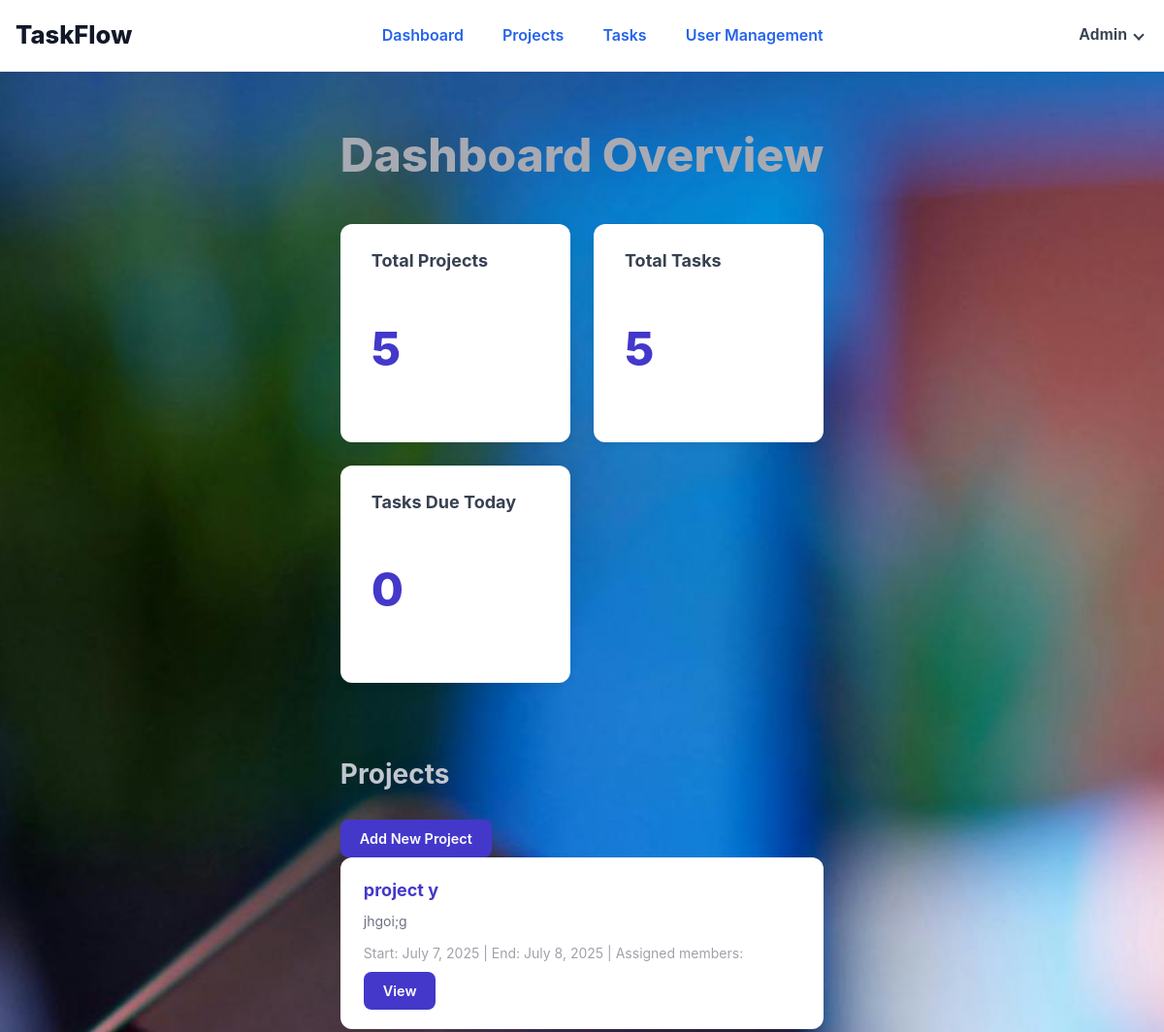
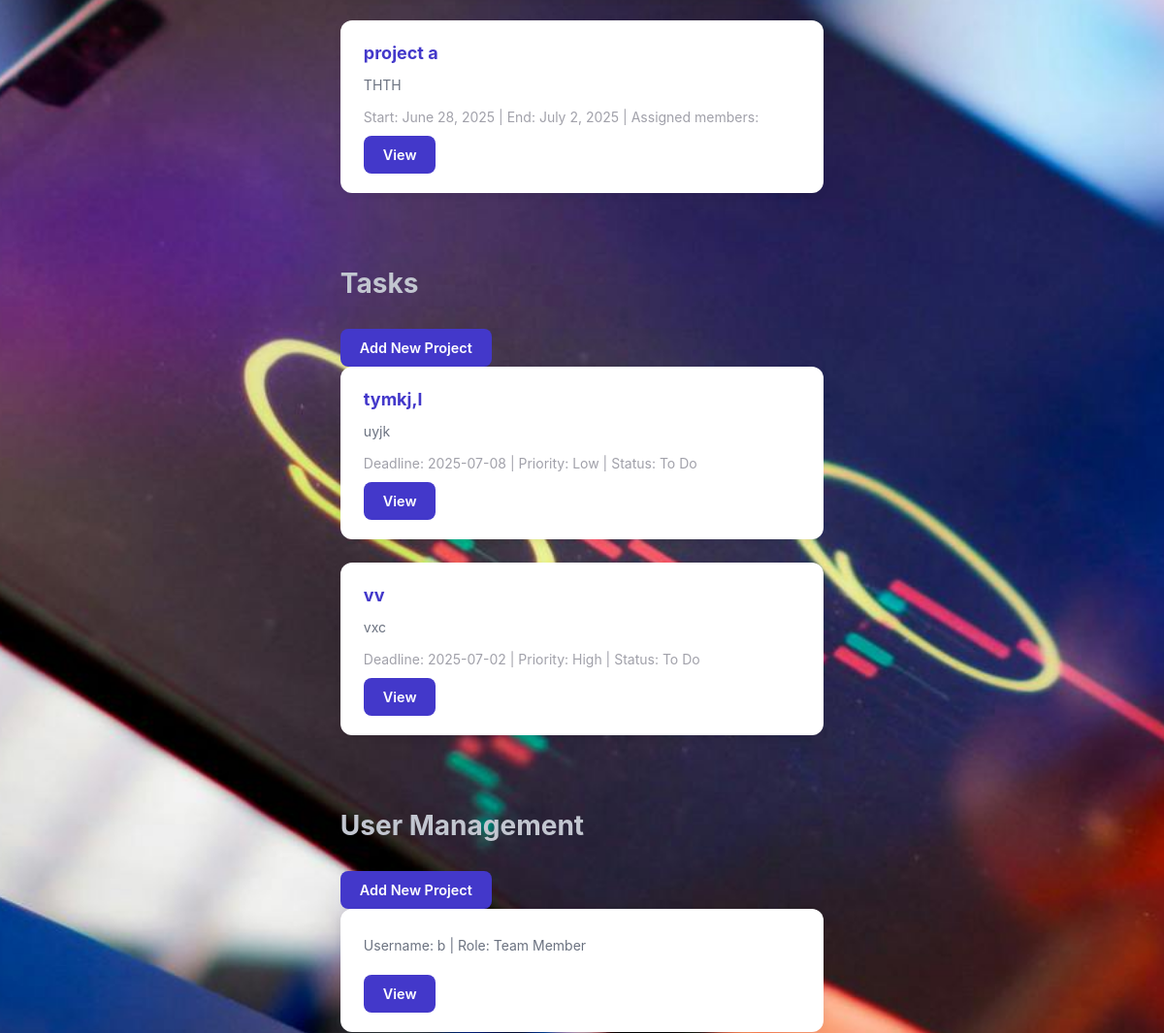
/admin_dash/ (upper part), run on an earlier commit of the app's database (2 pictures, top to bottom).
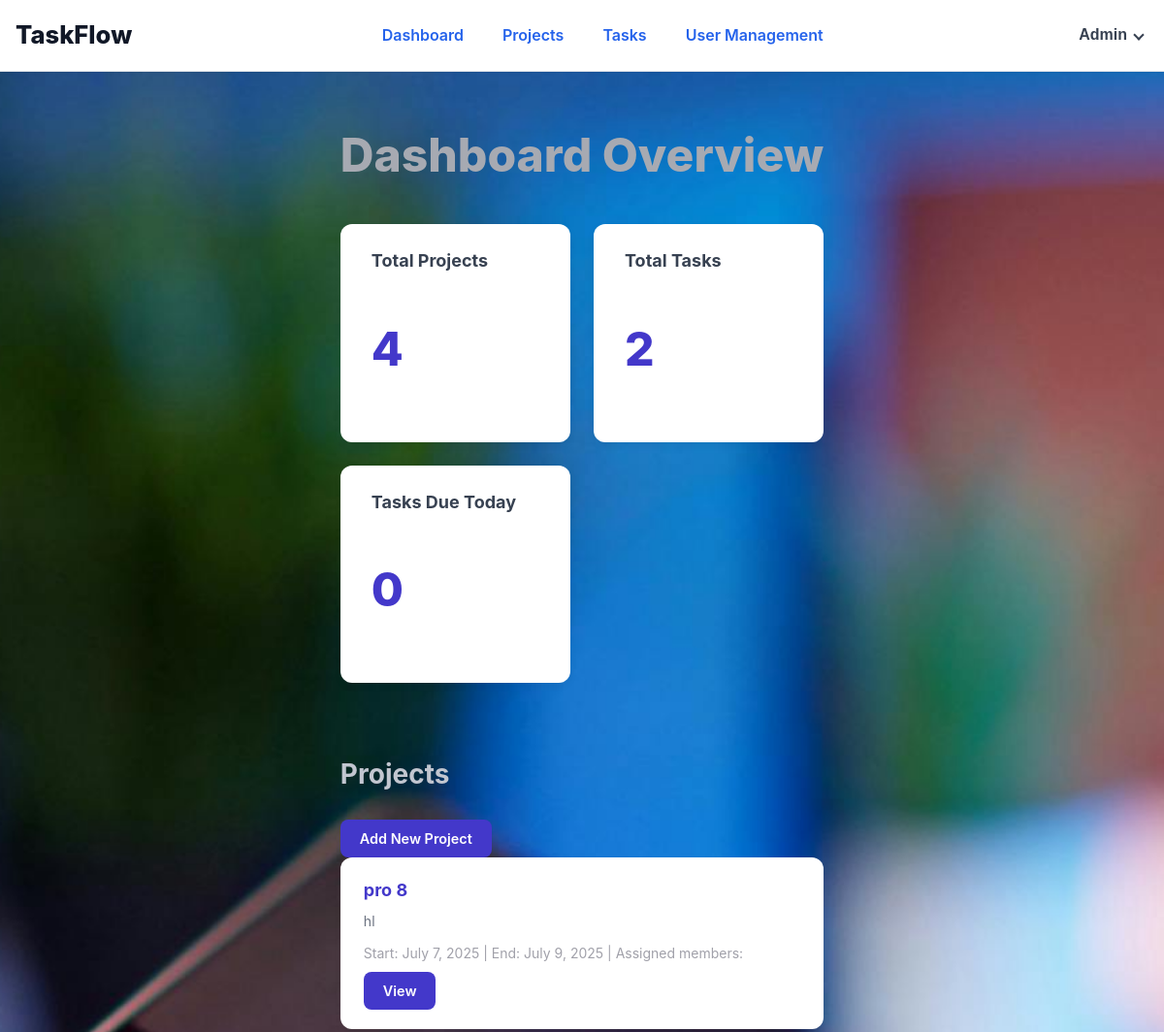
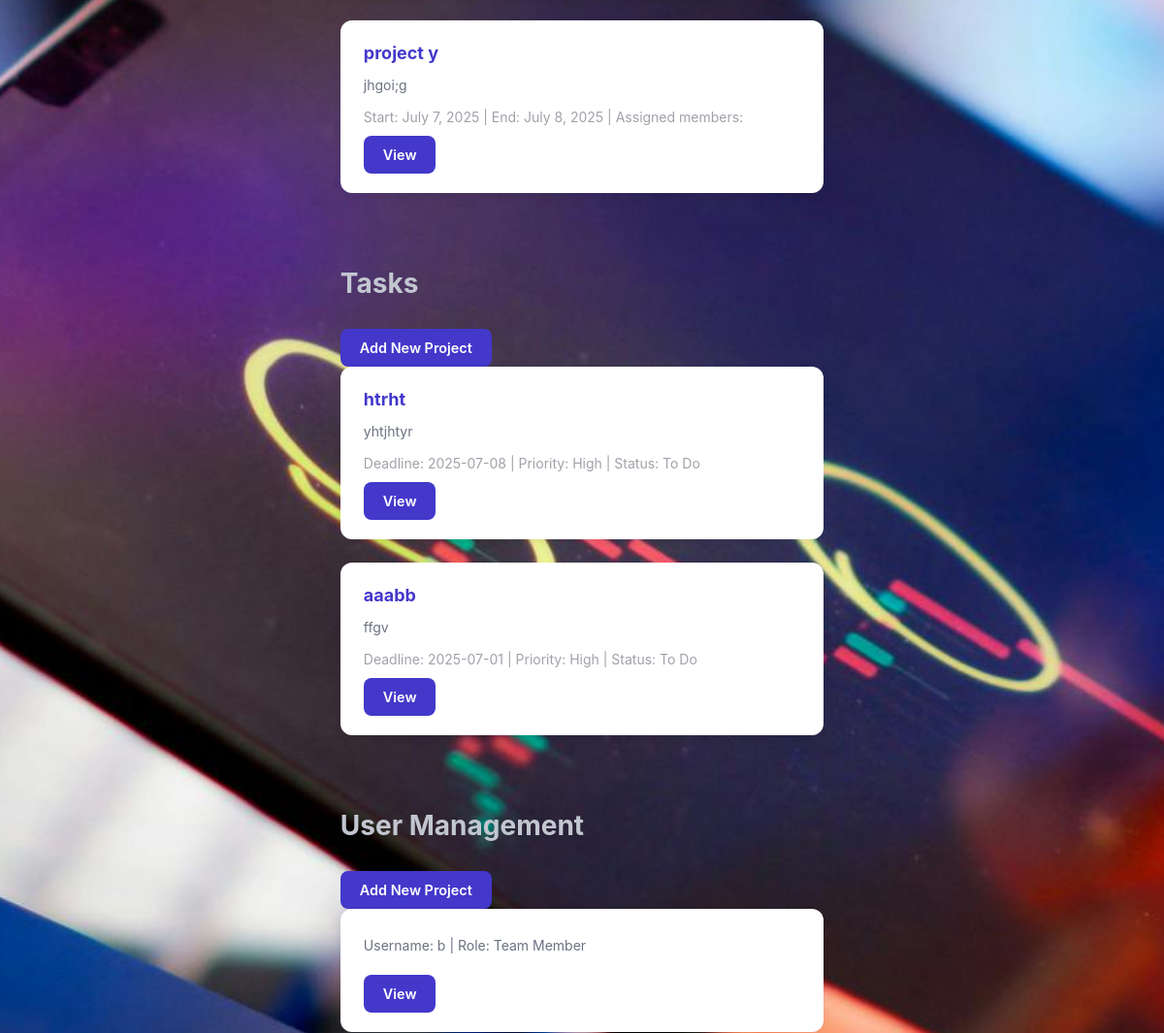
And on a later commit of the database (2 pictures, top to bottom).
### taskflowapp/models.py (models this page shows, shortened)
class Project(models.Model):
    name = models.CharField(max_length=200)
    description = models.TextField(default='No description')
    start_date = models.DateField(default=date.today)
    end_date = models.DateField(default=date.today)
    team_members = models.ManyToManyField(User)
    created_at = models.DateTimeField(auto_now_add=True)

class Task(models.Model):
    PRIORITY_CHOICES = [
        ('High', 'High'),
        ('Medium', 'Medium'),
        ('Low', 'Low'),
    ]
    STATUS_CHOICES = [
        ('To Do', 'To Do'),
        ('In Progress', 'In Progress'),
        ('Completed', 'Completed'),
    ]
    title = models.CharField(max_length=200)
    description = models.TextField(default='No description')
    deadline = models.DateField()
    priority = models.CharField(max_length=10, choices=PRIORITY_CHOICES)
    status = models.CharField(max_length=15, choices=STATUS_CHOICES)
    assigned_to = models.ForeignKey(User, on_delete=models.CASCADE)
    project = models.ForeignKey(Project, on_delete=models.CASCADE)

class User(models.Model):
    full_name = models.CharField(max_length=100)
    email = models.EmailField(unique=True)
    password = models.CharField(max_length=128)
    role = models.CharField(max_length=20)
    profile_picture = models.ImageField(upload_to='profile_pics/', blank=True, null=True)  # ✅ Add this

### taskflowapp/views.py (the view)
# urls.py: path('admin_dash/',views.admin_dash,name='admin_dashboard'),
def admin_dash(request):
    total_projects = Project.objects.count()
    total_tasks = Task.objects.count()
    today = timezone.now().date()
    tasks_due_today = Task.objects.filter(deadline=today).count()
    projects = Project.objects.order_by('-id')[:2]  # Show only latest 2
    tasks = Task.objects.order_by('-id')[:2]        # Show only latest 2
    users = User.objects.order_by('-id')[:2]        # Show only latest 2 users
    context = {
        'total_projects': total_projects,
        'total_tasks': total_tasks,
        'tasks_due_today': tasks_due_today,
        'projects': projects,
        'tasks': tasks,
        'users': users,
    }
    return render(request, 'admin_dashboard.html', context)

### taskflowapp/templates/admin_dashboard.html (shortened to what this page needs)
{% load static %}
<!DOCTYPE html>
<html lang="en">
<head>
  <link rel="stylesheet" href="{% static 'CSS/ad_dashboard.css' %}" />
</head>
<body>
  <header role="banner">
    <div class="logo" aria-label="Project Task Management Logo" tabindex="0">TaskFlow</div>
    <nav role="navigation" aria-label="Main navigation">
      <ul>
        <li><a href="{% url 'admin_dashboard'%}" aria-current="page">Dashboard</a></li>
        <li><a href="{% url 'admin_project_page'%}">Projects</a></li>
        <li><a href="{% url 'admin_task_page'%}">Tasks</a></li>
        <li><a href="{% url 'admin_user_manage_page'%}">User  Management</a></li>
      </ul>
    </nav>
    <div class="profile-menu" tabindex="0">
      <button class="profile-button" aria-haspopup="true" aria-expanded="false" aria-controls="profile-menu">
        Admin <span class="profile-arrow"></span>
      </button>
    </div>
  </header>
  <main class="container" role="main" tabindex="0">
    <h1 class="page-title">Dashboard Overview</h1>
    <section aria-label="Overview metrics" class="overview-cards">
      <div class="card" role="article" tabindex="0">
        <h3>Total Projects</h3>
        <p class="number" id="total-projects">{{ total_projects }}</p>
      </div>
      <div class="card" role="article" tabindex="0">
        <h3>Total Tasks</h3>
        <p class="number" id="total-tasks">{{ total_tasks }}</p>
      </div>
      <div class="card" role="article" tabindex="0">
        <h3>Tasks Due Today</h3>
        <p class="number" id="tasks-due-today">{{ tasks_due_today }}</p>
      </div>
    </section>
    <section aria-label="Projects management">
      <h2>Projects</h2>
      <a href="{% url 'admin_project_page' %}" class="button">Add New Project</a>
      <div class="card-list" aria-live="polite" aria-relevant="additions removals">
        {% for project in projects %}
        <article class="item-card" tabindex="0">
          <div class="item-card-header">{{ project.name }}</div>
          <div class="item-card-description">{{ project.description }}</div>
          <div class="item-card-meta">
            Start: {{ project.start_date }} | End: {{ project.end_date }} | Assigned members: {{ project.member_count }}
          </div>
          <a href="{% url 'admin_project_page'  %}" class="button" style="margin-top: 0.5rem;">View</a>
        </article>
        {% empty %}
        <p>No projects found.</p>
        {% endfor %}
      </div>
    </section>
    <section aria-label="Tasks management">
      <h2>Tasks</h2>
      <a href="{% url 'admin_task_page' %}" class="button">Add New Project</a>
      <div class="card-list" aria-live="polite" aria-relevant="additions removals">
        {% for task in tasks %}
        <article class="item-card" tabindex="0">
          <div class="item-card-header">{{ task.title }}</div>
          <div class="item-card-description">{{ task.description }}</div>
          <div class="item-card-meta">
            Deadline: {{ task.deadline|date:"Y-m-d" }} | Priority: {{ task.priority }} | Status: {{ task.status }}
          </div>
          <a href="{% url 'admin_task_page' %}" class="button" style="margin-top: 0.5rem;">View</a>
        </article>
        {% empty %}
        <p>No tasks available.</p>
        {% endfor %}
      </div>
    </section>
    <section aria-label="User management">
      <h2>User Management</h2>
     <a href="{% url 'admin_user_manage_page' %}" class="button">Add New Project</a>
      <div class="card-list" aria-live="polite" aria-relevant="additions removals">
        {% for user in users %}
        <article class="item-card" tabindex="0">
          <div class="item-card-description">Username: {{ user.full_name }} | Role: {{ user.role }}</div>
          <a href="{% url 'admin_user_manage_page' %}" class="button" style="margin-top: 0.5rem;">View</a>
        </article>
        {% empty %}
        <p>No users found.</p>
        {% endfor %}
      </div>
    </section>
  </main>
</body>
</html>

What changed in the data, as far as the page shows it:
no longer on this page (row unchanged): Project: name "project a", description "THTH", start_date "June 28, 2025", end_date "July 2, 2025"
removed Task: title "tymkj,l", description "uyjk", deadline "2025-07-08", priority "Low", status "To Do"
removed Task: title "vv", description "vxc", deadline "2025-07-02", priority "High", status "To Do"
added Project: name "pro 8", description "hl", start_date "July 7, 2025", end_date "July 9, 2025"
added Task: title "htrht", description "yhtjhtyr", deadline "2025-07-08", priority "High", status "To Do"
now on this page (row edited): Task: title "aaabb", description "ffgv", deadline "2025-07-01", priority "High", status "To Do"
Also different on the page:
{{ total_projects }}: "5" → "4"
{{ total_tasks }}: "5" → "2"
